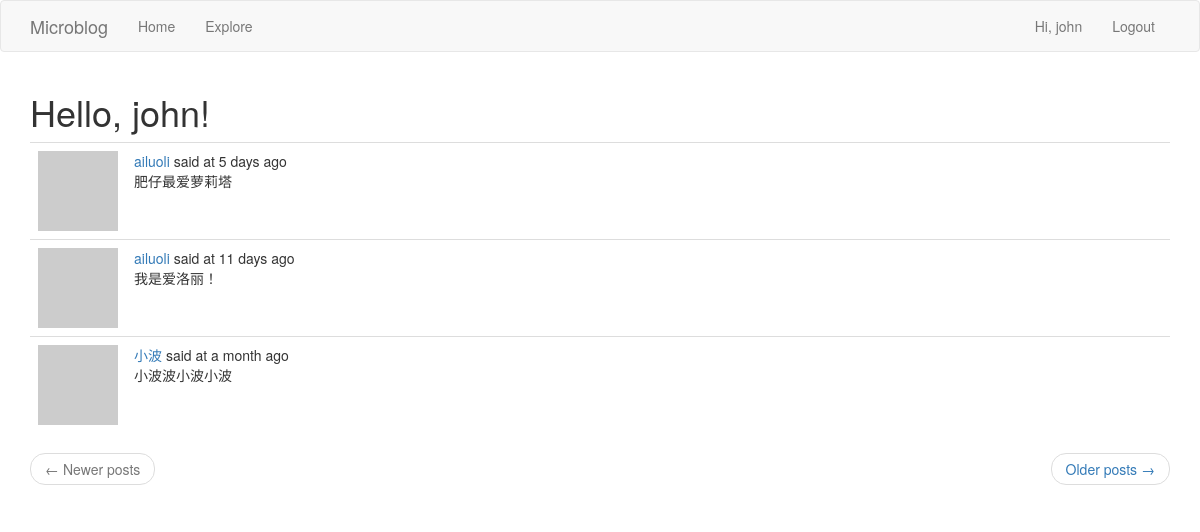
The page /explore (signed in) on the database as committed earlier.
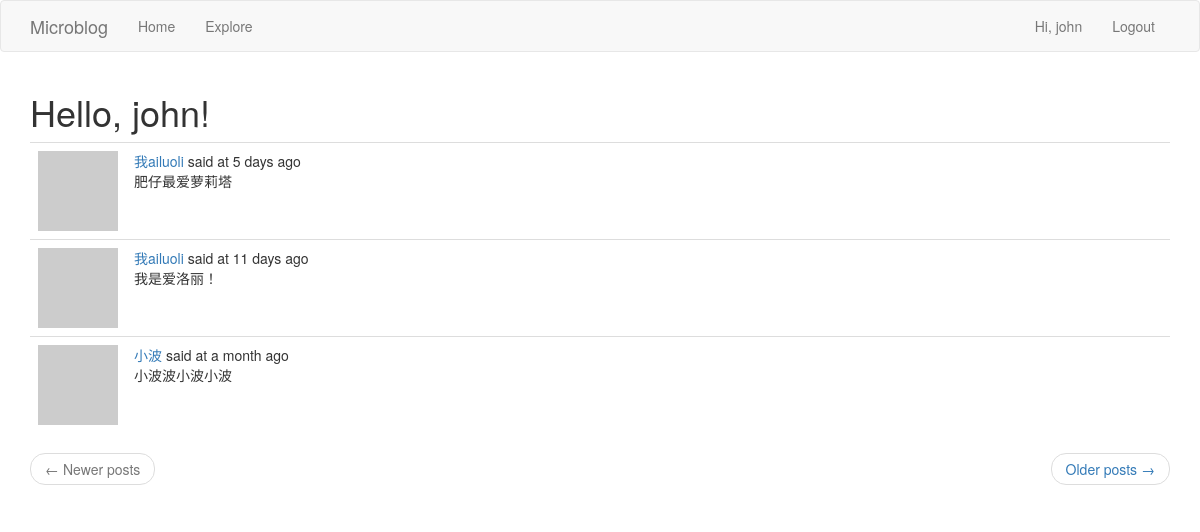
The same page on the database as committed later.
### app/models.py (models this page shows, shortened)
class User(UserMixin, db.Model):
	id = db.Column(db.Integer, primary_key=True)
	username = db.Column(db.String(64), index=True, unique=True)
	email = db.Column(db.String(120), index=True, unique=True)
	password_hash = db.Column(db.String(128))
	posts = db.relationship('Post', backref='author', lazy='dynamic')
	about_me = db.Column(db.String(140))
	last_seen = db.Column(db.DateTime, default=datetime.utcnow())
	followed = db.relationship(
		'User',
		secondary=followers,
		primaryjoin=(followers.c.follower_id == id),
		secondaryjoin=(followers.c.followed_id == id),
		backref=db.backref('followers', lazy='dynamic'),
		lazy='dynamic'
	)
	def avatar(self, size):
		digest = md5(self.email.lower().encode('utf-8')).hexdigest()
		return 'https://www.gravatar.com/avatar/{}?d=identicon&s={}'.format(digest, size)

class Post(db.Model):
	id = db.Column(db.Integer, primary_key=True)
	body = db.Column(db.String(1024))
	timestamp = db.Column(db.DateTime, index=True, default=datetime.utcnow)
	user_id = db.Column(db.Integer, db.ForeignKey('user.id'))

### app/routes.py (the view)
@app.route('/explore')
@login_required
def explore():
    page = request.args.get('page', 1, type=int)
    posts = Post.query.order_by(Post.timestamp.desc()).paginate(page, app.config['POSTS_PER_PAGE'], False)
    next_url = url_for('explore', page=posts.next_num) if posts.has_next else None
    prev_url = url_for('explore', page=posts.prev_num) if posts.has_prev else None
    return render_template('index.html', title='Explore', posts=posts.items, next_url=next_url, prev_url=prev_url)

### app/models.py (called while the page is built)
@login.user_loader
def load_user(id):
	return User.query.get(int(id))

### app/routes.py (called while the page is built)
@app.before_request
def before_request():
    if current_user.is_authenticated:
        current_user.last_seen = datetime.utcnow()
        db.session.commit()

### app/templates/index.html (shortened to what this page needs)
{% extends "base.html" %}
{% import 'bootstrap/wtf.html' as wtf %}
{% block app_content %}
    <h1>Hello, {{ current_user.username }}!</h1>
    <table class="table table-hover">
        {% for post in posts %}
            {% include '_post.html' %}
        {% endfor %}
    </table>
    <nav aria-label="...">
        <ul class="pager">
            <li class="previous{% if not prev_url %} disabled{% endif %}">
                <a href="{{ prev_url or '#' }}">
                    <span aria-hidden="true">&larr;</span> Newer posts
                </a>
            </li>
            <li class="next{% if not next_url %} disabled{% endif %}">
                <a href="{{ next_url or '#' }}">
                    Older posts <span aria-hidden="true">&rarr;</span>
                </a>
            </li>
        </ul>
    </nav>
{% endblock %}

### app/templates/base.html (shortened to what this page needs)
{% extends "bootstrap/base.html" %}
{% block navbar %}
    <nav class="navbar navbar-default">
        <div class="container">
            <div class="navbar-header">
                <a class="navbar-brand" href="{{ url_for('index') }}">Microblog</a>
            </div>
            <div class="collapse navbar-collapse" id="bs-example-navbar-collapse-1">
                <ul class="nav navbar-nav">
                    <li><a href="{{ url_for('index') }}">Home</a></li>
                    <li><a href="{{ url_for('explore') }}">Explore</a></li>
                </ul>
                <ul class="nav navbar-nav navbar-right">
                    {% if current_user.is_anonymous %}
                        <li><a href="{{ url_for('login') }}">Login</a></li>
                    {% else %}
                        <li>
                            <a href="{{ url_for('user', username=current_user.username) }}">Hi, {{ current_user.username }}</a>
                        </li>
                        <li><a href="{{ url_for('logout') }}">Logout</a></li>
                    {% endif %}
                </ul>
            </div>
        </div>
    </nav>
{% endblock %}
{% block content %}
    <div class="container">
        {% block app_content %}{% endblock %}
    </div>
{% endblock %}

### app/templates/_post.html
<tr align="top">
    <td width="70px">
        <a href="{{ url_for('user', username=post.author.username) }}">
            <img src="{{ post.author.avatar(70) }}">
        </a>
    </td>
    <td>
        <a href="{{ url_for('user', username=post.author.username)}}">
            {{ post.author.username }}
        </a>
        said at {{ moment(post.timestamp).fromNow() }}
        <br>
        {{ post.body }}
    </td>
</tr>

Rows that differ between the two databases and show on the page:
changed through a linked row, Post "5 days ago": author.username "ailuoli" → "我ailuoli"
changed through a linked row, Post "11 days ago": author.username "ailuoli" → "我ailuoli"
